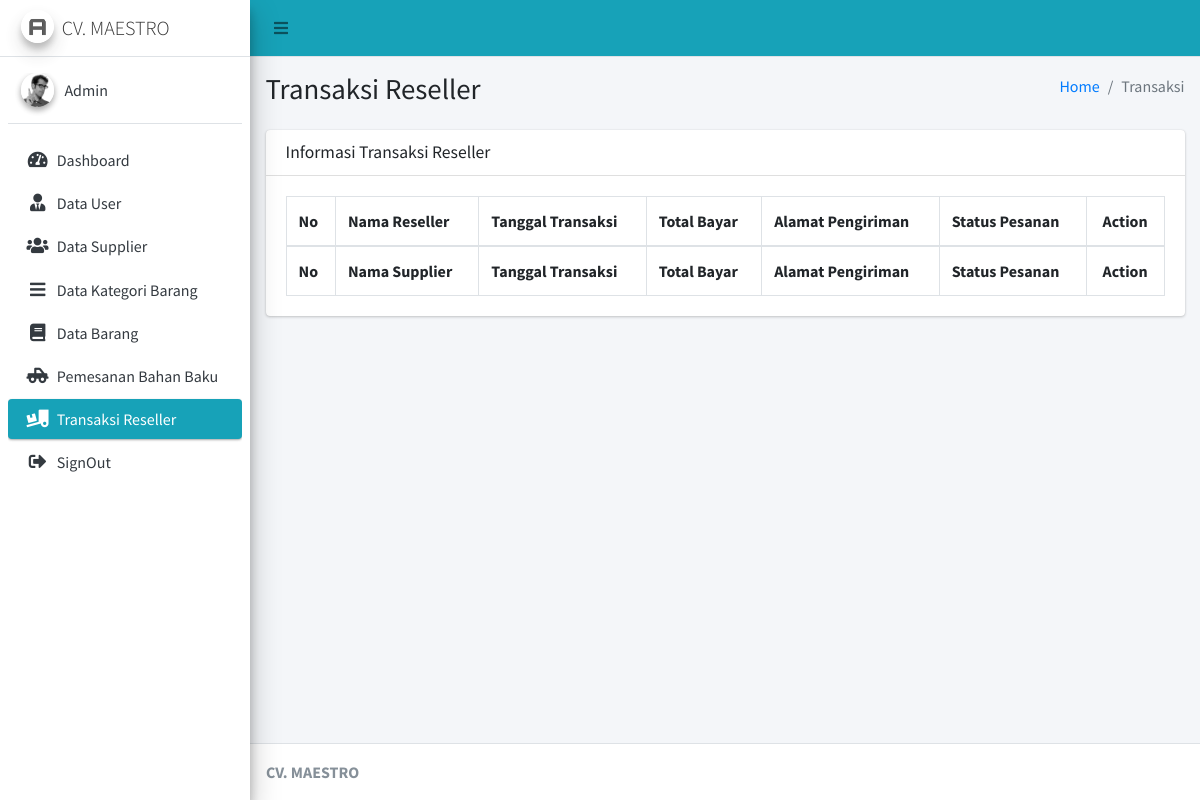
Before: /Admin/cTransaksiReseller (signed in) with the older database file.
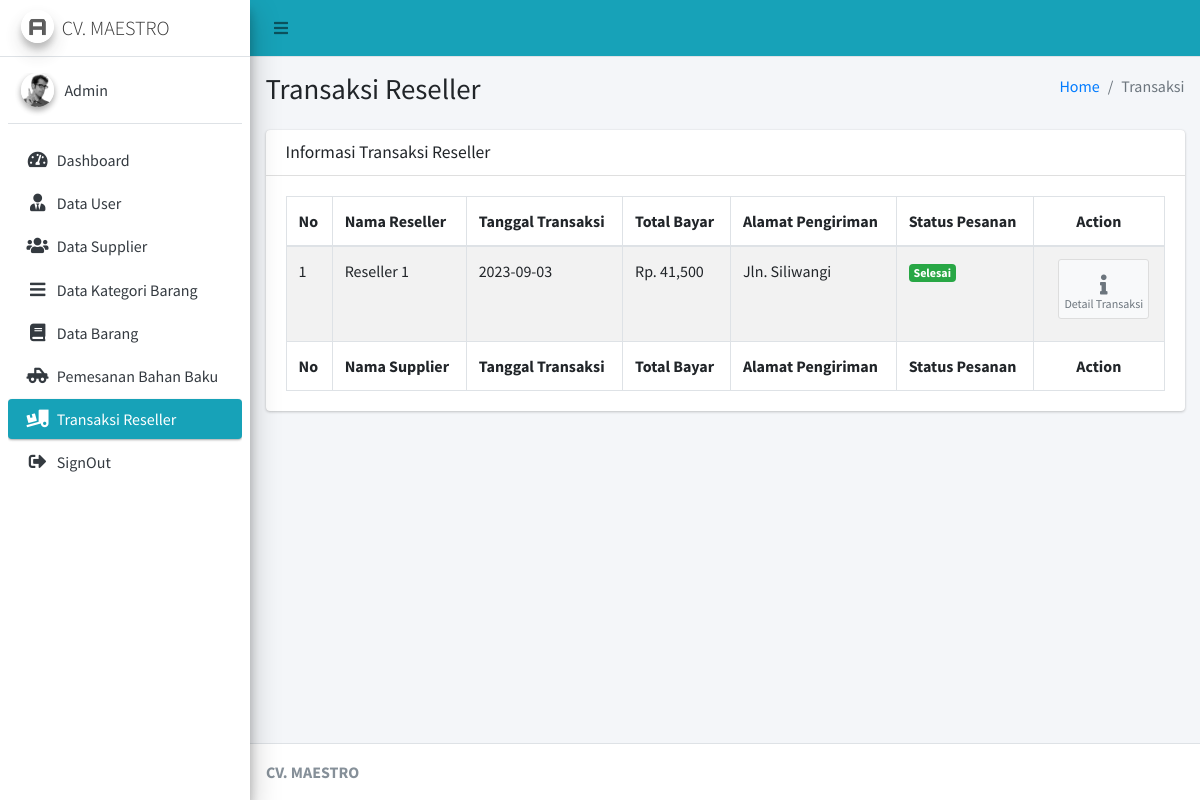
After: the same page with the newer database file.
### tables this page shows
CREATE TABLE `po_barang` (
  `id_po_bar` int(11) NOT NULL,
  `id_reseller` int(11) NOT NULL,
  `tgl_tran_bar` varchar(20) NOT NULL,
  `tot_bay_bar` varchar(20) NOT NULL,
  `stat_bay_bar` int(11) NOT NULL,
  `bukti_bay_bar` text NOT NULL,
  `stat_order_bar` int(11) NOT NULL,
  `alamat_kirim_bar` text NOT NULL
);

CREATE TABLE `reseller` (
  `id_reseller` int(11) NOT NULL,
  `nama_reseller` varchar(125) NOT NULL,
  `alamat_reseller` text NOT NULL,
  `no_hp_reseller` varchar(15) NOT NULL,
  `jk` varchar(20) NOT NULL,
  `username_reseller` varchar(50) NOT NULL,
  `password_reseller` varchar(50) NOT NULL
);

### application/controllers/Admin/cTransaksiReseller.php (called while the page is built, shortened)
<?php
class cTransaksiReseller extends CI_Controller
{
	public function __construct()
	{
		$this->load->model('mTransaksiReseller');
	}
	public function index()
	{
		$data = array(
			'transaksi' => $this->mTransaksiReseller->transaksi_admin()
		);
		$this->load->view('Admin/Layout/head');
		$this->load->view('Admin/Layout/aside');
		$this->load->view('Admin/TransaksiReseller/vTransaksi', $data);
		$this->load->view('Admin/Layout/footer');
	}
}

### index.php (called while the page is built, shortened)
<?php
require_once BASEPATH.'core/CodeIgniter.php';

### application/models/mTransaksiReseller.php (called while the page is built, shortened)
<?php
class mTransaksiReseller extends CI_Model
{
	public function transaksi_admin()
	{
		$this->db->select('*');
		$this->db->from('po_barang');
		$this->db->join('reseller', 'po_barang.id_reseller = reseller.id_reseller', 'left');
		return $this->db->get()->result();
	}
}

### application/views/Admin/TransaksiReseller/vTransaksi.php (the view, shortened to what this page needs)
<div class="content-wrapper">
	<section class="content-header">
		<div class="container-fluid">
			<div class="row mb-2">
				<div class="col-sm-6">
					<h1>Transaksi Reseller</h1>
				</div>
				<div class="col-sm-6">
					<ol class="breadcrumb float-sm-right">
						<li class="breadcrumb-item"><a href="#">Home</a></li>
						<li class="breadcrumb-item active">Transaksi</li>
					</ol>
				</div>
			</div>
		</div>
	</section>
	<section class="content">
		<div class="container-fluid">
			<div class="row">
				<div class="col-12">
					<div class="card">
						<div class="card-header">
							<h3 class="card-title">Informasi Transaksi Reseller</h3>
						</div>
						<div class="card-body">
							<table id="example1" class="table table-bordered table-striped">
								<thead>
									<tr>
										<th>No</th>
										<th>Nama Reseller</th>
										<th>Tanggal Transaksi</th>
										<th>Total Bayar</th>
										<th>Alamat Pengiriman</th>
										<th>Status Pesanan</th>
										<th class="text-center">Action</th>
									</tr>
								</thead>
								<tbody>
									<?php
									$no = 1;
									foreach ($transaksi as $key => $value) {
									?>
										<tr>
											<td><?= $no++ ?></td>
											<td><?= $value->nama_reseller ?></td>
											<td><?= $value->tgl_tran_bar ?></td>
											<td>Rp. <?= number_format($value->tot_bay_bar)  ?></td>
											<td><?= $value->alamat_kirim_bar ?></td>
											<td><?php
												if ($value->stat_order_bar == '0') {
												?>
													<span class="badge badge-danger">Belum Bayar</span>
												<?php
												} else if ($value->stat_order_bar == '1') {
												?>
													<span class="badge badge-warning">Menunggu Konfirmasi</span>
												<?php
												} else if ($value->stat_order_bar == '2') {
												?>
													<span class="badge badge-info">Pesanan Diproses</span>
												<?php
												} else if ($value->stat_order_bar == '3') {
												?>
													<span class="badge badge-primary">Pesanan Dikirim</span>
												<?php
												} else if ($value->stat_order_bar == '4') {
												?>
													<span class="badge badge-success">Selesai</span>
												<?php
												}
												?>
											</td>
											<td class="text-center"> <a href="<?= base_url('Admin/cTransaksiReseller/detail_transaksi/' . $value->id_po_bar) ?>" class="btn btn-app">
													<i class="fas fa-info"></i> Detail Transaksi
												</a> </td>
										</tr>
									<?php
									}
									?>
								</tbody>
								<tfoot>
									<tr>
										<th>No</th>
										<th>Nama Supplier</th>
										<th>Tanggal Transaksi</th>
										<th>Total Bayar</th>
										<th>Alamat Pengiriman</th>
										<th>Status Pesanan</th>
										<th class="text-center">Action</th>
									</tr>
								</tfoot>
							</table>
						</div>
					</div>
				</div>
			</div>
		</div>
	</section>
</div>

Changed rows visible on the page:
added po_barang: id_reseller.nama_reseller "Reseller 1", tgl_tran_bar "2023-09-03", tot_bay_bar "41,500", alamat_kirim_bar "Jln. Siliwangi", stat_order_bar "Selesai"
